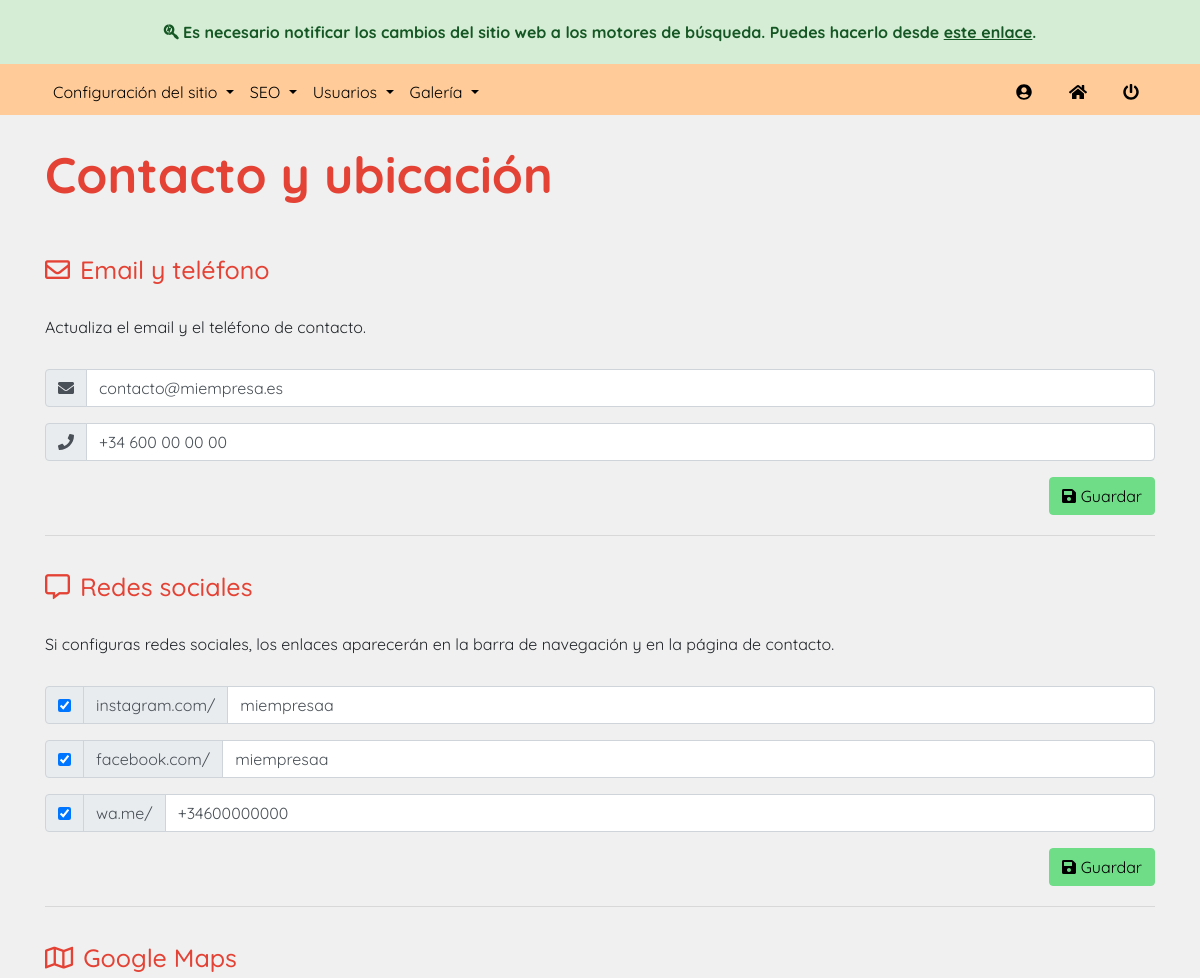
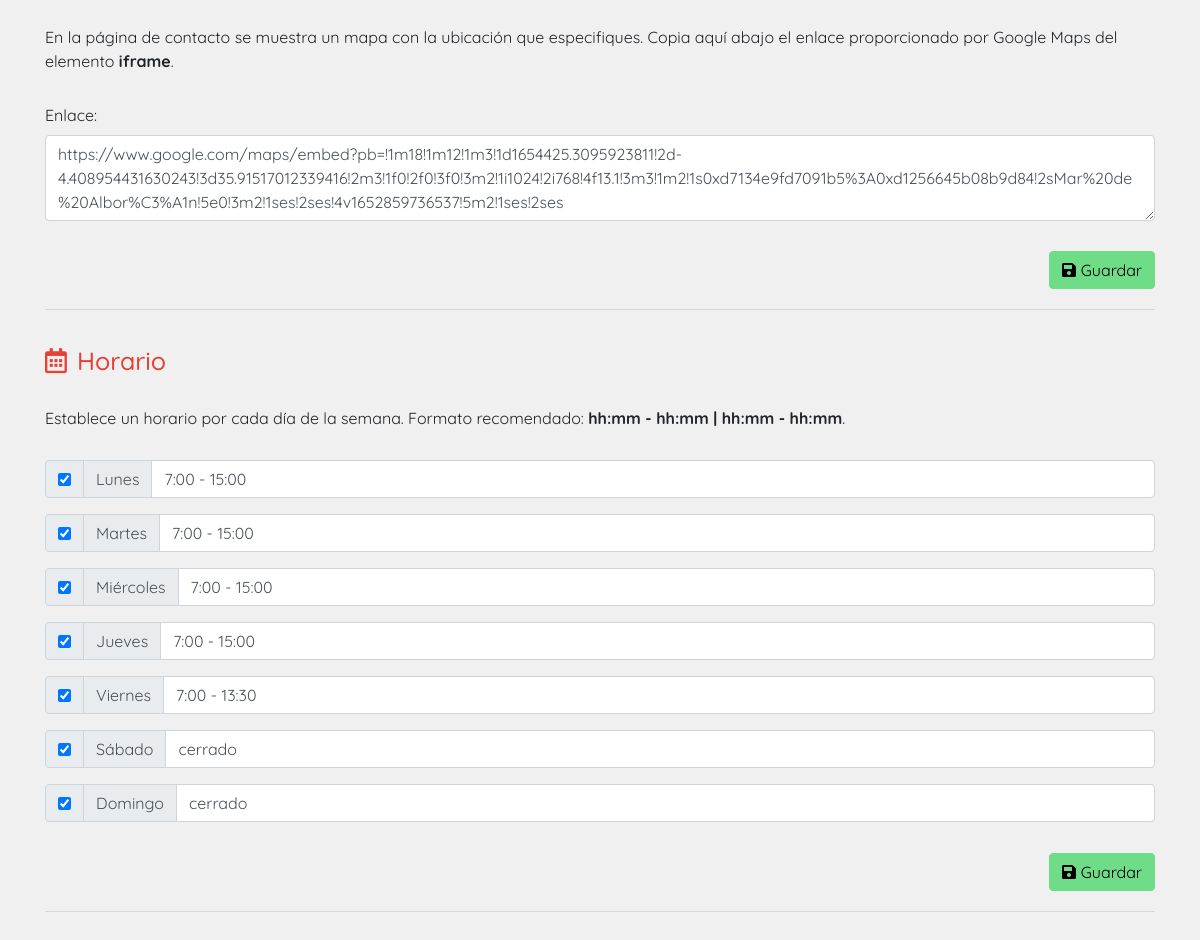
Page /dashboard?page=contact-settings (signed in) on the committed database (2 pictures, top to bottom).
### tables this page shows
CREATE TABLE `company_info` (
  `key_info` varchar(255) NOT NULL,
  `value_info` longtext NOT NULL
);

### connection.php (called while the page is built)
<?php
    $DSN = 'mysql:dbname=vigal;host=127.0.0.1;charset=utf8mb4';
    $DB_user = 'root';
    $DB_pass = '';
?>

### public_html/scripts/get_site_settings.php (called while the page is built, shortened)
<?php
    require_once $_SERVER["DOCUMENT_ROOT"]."/dashboard/scripts/check_url_direct_access.php";
    require_once $_SERVER["DOCUMENT_ROOT"].'/dashboard/scripts/database_connection.php';
    function getSiteSettings() {
        $conn = new DatabaseConnection();
        $res = $conn->query("select * from company_info");
        $res[8]["value_info"] = json_decode($res[8]["value_info"], true);
        $res[4]["value_info"] = json_decode($res[4]["value_info"], true);
        return $res;
    }
?>

### public_html/dashboard/scripts/database_connection.php (called while the page is built, shortened)
<?php
    class DatabaseConnection {
        function __construct() {
            require dirname($_SERVER["DOCUMENT_ROOT"], 1).'/connection.php';
            try {
                $this->conn = new PDO($DSN, $DB_user, $DB_pass);
            } catch (PDOException $e) {
                echo 'Connection error: ' . $e->getMessage();
            }
        }
        public function query($sql) {
            $res = array();
            $aux = $this->conn->query($sql);
            if (gettype($aux) == "object") {
                while ($rows = $aux->fetch(PDO::FETCH_ASSOC)) {
                    array_push($res, $rows);
                }
                return $res;
            } else {
                $this->num_rows = 0;
                return $aux;
            }
        }
    }
?>

### public_html/dashboard/admin/site-settings/pages/contact.php (the view, shortened to what this page needs)
<?php
    require_once $_SERVER["DOCUMENT_ROOT"]."/dashboard/scripts/check_url_direct_access.php";
?>
<div class="container settings-container">
    <h1 class="title">Contacto y ubicación</h1>
    <form style="margin-bottom: 20px;">
        <div class="form-row">
            <div class="col">
                <h3 class="title"><i class="far fa-envelope"></i>Email y teléfono</h3>
                <p class="title-description">Actualiza el email y el teléfono de contacto.</p>
            </div>
        </div>
        <div class="form-row">
            <div class="col">
                <div class="input-group mb-3">
                    <div class="input-group-prepend">
                        <div class="input-group-text">
                        <i class="fas fa-envelope"></i>
                        </div>
                    </div>
                    <input type="text" id="email" <?=$site_settings[3]["value_info"]? "value='".$site_settings[3]["value_info"]."'" : ""?> class="form-control" placeholder="perfil" aria-describedby="basic-addon1">
                </div>
            </div>
        </div>
        <div class="form-row">
            <div class="col">
                <div class="input-group mb-3">
                    <div class="input-group-prepend">
                        <div class="input-group-text">
                        <i class="fas fa-phone"></i>
                        </div>
                    </div>
                    <input type="text" id="phone" <?=$site_settings[0]["value_info"]? "value='".$site_settings[0]["value_info"]."'" : ""?> class="form-control" placeholder="perfil" aria-describedby="basic-addon1">
                </div>
            </div>
        </div>
        <div class="form-row text-right">
            <div class="col"><button id="submit_contact_data" class="btn my-button-3" type="button"><i class=" i-margin fas fa-save"></i>Guardar</button></div>
        </div>
    </form>
    <hr>
    <form style="margin-bottom: 20px;">
        <div class="form-row">
            <div class="col">
                <h3 class="title"><i class="far fa-comment-alt"></i>Redes sociales</h3>
                <p class="title-description">Si configuras redes sociales, los enlaces aparecerán en la barra de navegación y en la página de contacto.</p>
            </div>
        </div>
        <div class="form-row">
            <div class="col">
                <div class="input-group mb-3">
                    <div class="input-group-prepend">
                        <div class="input-group-text">
                            <input class="social" id="instagram_chkbx" type="checkbox" <?=isset($site_settings[4]["value_info"]["instagram"])? "checked" : ""?>>
                        </div>
                        <span class="input-group-text" id="basic-addon1">instagram.com/</span>
                    </div>
                    <input type="text" id="instagram_url" <?=isset($site_settings[4]["value_info"]["instagram"])? "value='".$site_settings[4]["value_info"]["instagram"]."'" : "disabled"?> class="form-control" placeholder="perfil" aria-describedby="basic-addon1">
                </div>
            </div>
        </div>
        <div class="form-row">
            <div class="col">
                <div class="input-group mb-3">
                    <div class="input-group-prepend">
                        <div class="input-group-text">
                            <input class="social" id="facebook_chkbx" type="checkbox" <?=isset($site_settings[4]["value_info"]["facebook"])? "checked" : ""?>>
                        </div>
                        <span class="input-group-text" id="basic-addon1">facebook.com/</span>
                    </div>
                    <input type="text" id="facebook_url" <?=isset($site_settings[4]["value_info"]["facebook"])? "value='".$site_settings[4]["value_info"]["facebook"]."'" : "disabled"?> class="form-control" placeholder="perfil" aria-describedby="basic-addon1">
                </div>
            </div>
        </div>
        <div class="form-row">
            <div class="col">
                <div class="input-group mb-3">
                    <div class="input-group-prepend">
                        <div class="input-group-text">
                            <input class="social" id="whatsapp_chkbx" type="checkbox" <?=isset($site_settings[4]["value_info"]["whatsapp"])? "checked" : ""?>>
                        </div>
                        <span class="input-group-text" id="basic-addon1">wa.me/</span>
                    </div>
                    <input type="text" id="whatsapp_url" <?=isset($site_settings[4]["value_info"]["whatsapp"])? "value='".$site_settings[4]["value_info"]["whatsapp"]."'" : "disabled"?> class="form-control" placeholder="teléfono con prefijo" aria-label="Username" aria-describedby="basic-addon1">
                </div>
            </div>
        </div>
        <div class="form-row text-right">
            <div class="col">
                <button id="submit_social" class="btn my-button-3" type="button"><i class=" i-margin fas fa-save"></i>Guardar</button>
            </div>
        </div>
    </form>
    <hr>
    <form style="margin-bottom: 20px;">
        <div class="form-row">
            <div class="col">
                <h3 class="title"><i class="far fa-map"></i>Google Maps</h3>
                <p class="title-description">En la página de contacto se muestra un mapa con la ubicación que especifiques. Copia aquí abajo el enlace proporcionado por Google Maps del elemento <strong>iframe</strong>.</p>
            </div>
        </div>
        <div class="form-row" style="margin-bottom: 15px;">
            <div class="col">
                <label>Enlace:</label>
                <textarea id="map-link" class="form-control" rows="3" style="margin-bottom: 15px;"><?=$site_settings[7]["value_info"]?></textarea>
            </div>
        </div>
        <div class="form-row">
            <div class="col text-right"><button id="submit_map_link" class="btn my-button-3" type="button"><i class=" i-margin fas fa-save"></i>Guardar</button></div>
        </div>
    </form>
    <hr>
    <form style="margin-bottom: 20px;">
        <div class="form-row">
            <div class="col">
                <h3 class="title"><i class="far fa-calendar-alt"></i>Horario</h3>
                <p class="title-description">Establece un horario por cada día de la semana. Formato recomendado: <strong>hh:mm - hh:mm | hh:mm - hh:mm</strong>.</p>
            </div>
        </div>
        <div class="form-row" style="margin-bottom: 15px;">
            <div class="col">
                <div class="input-group mb-3">
                    <div class="input-group-prepend">
                        <div class="input-group-text">
                            <input type="checkbox" id="chkbx-Lunes" class="week" <?=isset($site_settings[8]["value_info"]["Lunes"])? "checked":""?>>
                        </div>
                        <span class="input-group-text">Lunes</span>
                    </div>
                    <input type="text" id="Lunes" class="form-control" <?=isset($site_settings[8]["value_info"]["Lunes"])? "value='".$site_settings[8]["value_info"]["Lunes"]."'":"disabled"?>>
                </div>
                <div class="input-group mb-3">
                    <div class="input-group-prepend">
                        <div class="input-group-text">
                            <input type="checkbox" id="chkbx-Martes" class="week" <?=isset($site_settings[8]["value_info"]["Martes"])? "checked":""?>>
                        </div>
                        <span class="input-group-text">Martes</span>
                    </div>
                    <input type="text" id="Martes" class="form-control" <?=isset($site_settings[8]["value_info"]["Martes"])? "value='".$site_settings[8]["value_info"]["Martes"]."'":"disabled"?>>
                </div>
                <div class="input-group mb-3">
                    <div class="input-group-prepend">
                        <div class="input-group-text">
                            <input type="checkbox" id="chkbx-Miércoles" class="week" <?=isset($site_settings[8]["value_info"]["Miércoles"])? "checked":""?>>
                        </div>
                        <span class="input-group-text">Miércoles</span>
                    </div>
                    <input type="text" id="Miércoles" class="form-control" <?=isset($site_settings[8]["value_info"]["Miércoles"])? "value='".$site_settings[8]["value_info"]["Miércoles"]."'":"disabled"?>>
                </div>
                <div class="input-group mb-3">
                    <div class="input-group-prepend">
                        <div class="input-group-text">
                            <input type="checkbox" id="chkbx-Jueves" class="week" <?=isset($site_settings[8]["value_info"]["Jueves"])? "checked":""?>>
                        </div>
                        <span class="input-group-text">Jueves</span>
                    </div>
                    <input type="text" id="Jueves" class="form-control" <?=isset($site_settings[8]["value_info"]["Jueves"])? "value='".$site_settings[8]["value_info"]["Jueves"]."'":"disabled"?>>
                </div>
                <div class="input-group mb-3">
                    <div class="input-group-prepend">
                        <div class="input-group-text">
                            <input type="checkbox" id="chkbx-Viernes" class="week" <?=isset($site_settings[8]["value_info"]["Viernes"])? "checked":""?>>
                        </div>
                        <span class="input-group-text">Viernes</span>
                    </div>
                    <input type="text" id="Viernes" class="form-control" <?=isset($site_settings[8]["value_info"]["Viernes"])? "value='".$site_settings[8]["value_info"]["Viernes"]."'":"disabled"?>>
                </div>
                <div class="input-group mb-3">
                    <div class="input-group-prepend">
                        <div class="input-group-text">
                            <input type="checkbox" id="chkbx-Sábado" class="week" <?=isset($site_settings[8]["value_info"]["Sábado"])? "checked":""?>>
                        </div>
                        <span class="input-group-text">Sábado</span>
                    </div>
                    <input type="text" id="Sábado" class="form-control" <?=isset($site_settings[8]["value_info"]["Sábado"])? "value='".$site_settings[8]["value_info"]["Sábado"]."'":"disabled"?>>
                </div>
                <div class="input-group mb-3">
                    <div class="input-group-prepend">
                        <div class="input-group-text">
                            <input type="checkbox" id="chkbx-Domingo" class="week" <?=isset($site_settings[8]["value_info"]["Domingo"])? "checked":""?>>
                        </div>
                        <span class="input-group-text">Domingo</span>
                    </div>
                    <input type="text" id="Domingo" class="form-control" <?=isset($site_settings[8]["value_info"]["Domingo"])? "value='".$site_settings[8]["value_info"]["Domingo"]."'":"disabled"?>>
                </div>
            </div>
        </div>
        <div class="form-row">
            <div class="col text-right">
                <button id="submit_opening_hours" class="btn my-button-3" type="button"><i class=" i-margin fas fa-save"></i>Guardar</button>
            </div>
        </div>
    </form>
    <hr>
</div>

### rows in the picture
company_info: value_info "contacto@miempresa.es"
company_info: value_info "+34 600 00 00 00"
company_info: value_info "https://www.google.com/maps/embed?pb=!1m18!1m12!1m3!1d1654425.3095923811!2d-4.408954431630243!3d35.91517012339416!2m3!1f0!2f0!3f0!3m2!1i1024!2i768!4f13.1!3m3!1m2!1s0xd7134e9fd7091b5%3A0xd1256645b08b9d84!2sMar%20de%20Albor%C3%A1n!5e0!3m2!1ses!2ses!4v1652859736537!5m2!1ses!2ses"
